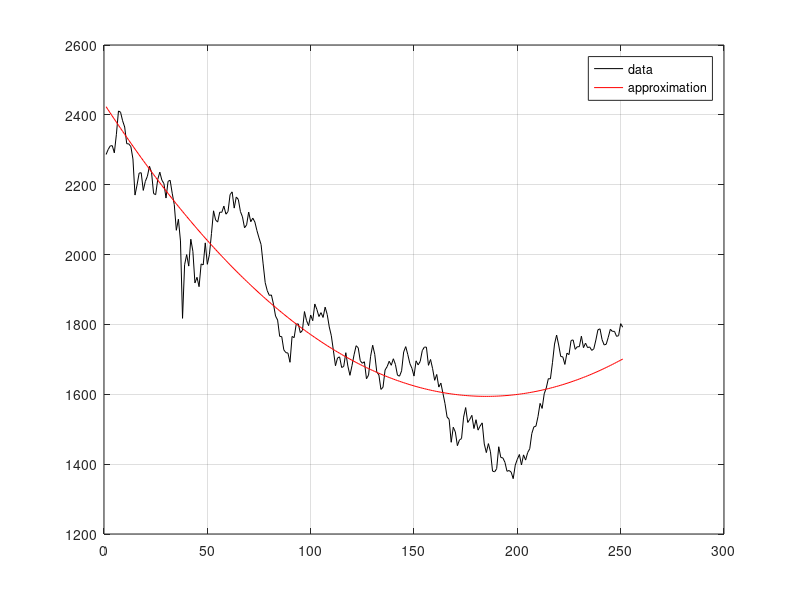

Recreate this plot in MATLAB.
data = csvread('wig20.csv');
y = data(2:end, 5);
x = [1:251];

p = polyfit(x, y, 2);
q = polyval(p, x);
plot(x, y, 'k;data;', x, q, 'r;approximation;')
grid on;

